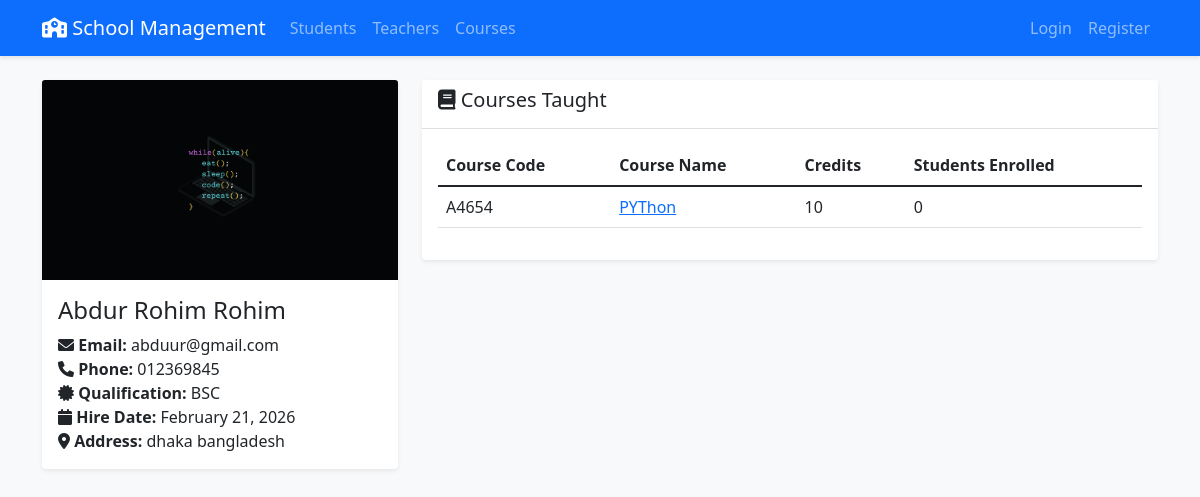
The page /teachers/1/ on the database its author committed.
### school/models.py (models this page shows, shortened)
class Teacher(models.Model):
    user = models.OneToOneField(User, on_delete=models.CASCADE, null=True, blank=True)
    first_name = models.CharField(max_length=50)
    last_name = models.CharField(max_length=50)
    email = models.EmailField(unique=True)
    phone = models.CharField(max_length=15)
    address = models.TextField()
    qualification = models.CharField(max_length=100)
    hire_date = models.DateField(auto_now_add=True)
    photo = models.ImageField(upload_to='teachers/', null=True, blank=True)

class Course(models.Model):
    name = models.CharField(max_length=100)
    code = models.CharField(max_length=10, unique=True)
    description = models.TextField()
    credits = models.IntegerField()
    teacher = models.ForeignKey(Teacher, on_delete=models.SET_NULL, null=True, related_name='courses')

### school/views.py (the view)
# urls.py: path('teachers/<int:pk>/', views.teacher_detail, name='teacher-detail'),
def teacher_detail(request, pk):
    teacher = get_object_or_404(Teacher, pk=pk)
    courses = Course.objects.filter(teacher=teacher)
    return render(request, 'school/teacher_detail.html', {'teacher': teacher, 'courses': courses})

### school/templates/school/teacher_detail.html (shortened to what this page needs)
{% extends 'school/base.html' %}
{% block content %}
<div class="row">
    <div class="col-md-4">
        <div class="card">
            {% if teacher.photo %}
            <img src="{{ teacher.photo.url }}" class="card-img-top" alt="{{ teacher.first_name }}">
            {% else %}
            <div class="text-center p-5">
                <i class="fas fa-user-tie fa-6x text-secondary"></i>
            </div>
            {% endif %}
            <div class="card-body">
                <h4 class="card-title">{{ teacher.first_name }} {{ teacher.last_name }}</h4>
                <p class="card-text">
                    <strong><i class="fas fa-envelope"></i> Email:</strong> {{ teacher.email }}<br>
                    <strong><i class="fas fa-phone"></i> Phone:</strong> {{ teacher.phone }}<br>
                    <strong><i class="fas fa-certificate"></i> Qualification:</strong> {{ teacher.qualification }}<br>
                    <strong><i class="fas fa-calendar"></i> Hire Date:</strong> {{ teacher.hire_date|date:"F d, Y" }}<br>
                    <strong><i class="fas fa-map-marker-alt"></i> Address:</strong> {{ teacher.address }}
                </p>
            </div>
        </div>
    </div>
    <div class="col-md-8">
        <div class="card">
            <div class="card-header">
                <h5><i class="fas fa-book"></i> Courses Taught</h5>
            </div>
            <div class="card-body">
                <div class="table-responsive">
                    <table class="table table-hover">
                        <thead>
                            <tr>
                                <th>Course Code</th>
                                <th>Course Name</th>
                                <th>Credits</th>
                                <th>Students Enrolled</th>
                            </tr>
                        </thead>
                        <tbody>
                            {% for course in courses %}
                            <tr>
                                <td>{{ course.code }}</td>
                                <td><a href="{% url 'course-detail' course.id %}">{{ course.name }}</a></td>
                                <td>{{ course.credits }}</td>
                                <td>{{ course.students.count }}</td>
                            </tr>
                            {% empty %}
                            <tr>
                                <td colspan="4" class="text-center text-muted">No courses assigned</td>
                            </tr>
                            {% endfor %}
                        </tbody>
                    </table>
                </div>
            </div>
        </div>
    </div>
</div>
{% endblock %}

### school/templates/school/base.html (shortened to what this page needs)
<!DOCTYPE html>
<html lang="en">
<head>
    <link href="https://cdn.jsdelivr.net/npm/bootstrap@5.1.3/dist/css/bootstrap.min.css" rel="stylesheet">
    <link rel="stylesheet" href="https://cdnjs.cloudflare.com/ajax/libs/font-awesome/6.0.0/css/all.min.css">
    {% load static %}
    <link rel="stylesheet" href="{% static 'css/style.css' %}">
</head>
<body>
    <nav class="navbar navbar-expand-lg navbar-dark bg-primary">
        <div class="container">
            <a class="navbar-brand" href="{% url 'home' %}">
                <i class="fas fa-school"></i> School Management
            </a>
            <div class="collapse navbar-collapse" id="navbarNav">
                <ul class="navbar-nav me-auto">
                    <li class="nav-item">
                        <a class="nav-link" href="{% url 'student-list' %}">Students</a>
                    </li>
                    <li class="nav-item">
                        <a class="nav-link" href="{% url 'teacher-list' %}">Teachers</a>
                    </li>
                    <li class="nav-item">
                        <a class="nav-link" href="{% url 'course-list' %}">Courses</a>
                    </li>
                </ul>
                <ul class="navbar-nav">
                    {% if user.is_authenticated %}
                    <li class="nav-item dropdown">
                        <a class="nav-link dropdown-toggle" href="#" id="navbarDropdown" role="button" data-bs-toggle="dropdown">
                            <i class="fas fa-user"></i> {{ user.username }}
                        </a>
                        <ul class="dropdown-menu dropdown-menu-end">
                            <li><a class="dropdown-item" href="{% url 'student-create' %}">Add Student</a></li>
                            <li><a class="dropdown-item" href="{% url 'teacher-create' %}">Add Teacher</a></li>
                            <li><a class="dropdown-item" href="{% url 'course-create' %}">Add Course</a></li>
                            <li><hr class="dropdown-divider"></li>
                            <li><a class="dropdown-item" href="{% url 'logout' %}">Logout</a></li>
                        </ul>
                    </li>
                    {% else %}
                    <li class="nav-item">
                        <a class="nav-link" href="{% url 'login' %}">Login</a>
                    </li>
                    <li class="nav-item">
                        <a class="nav-link" href="{% url 'register' %}">Register</a>
                    </li>
                    {% endif %}
                </ul>
            </div>
        </div>
    </nav>
    <div class="container mt-4">
        {% block content %}
        {% endblock %}
    </div>
</body>
</html>

### static/css/style.css (style rules this page uses)
body { background-color: #f8f9fa; }
.navbar { box-shadow: 0 2px 4px rgba(0,0,0,.1); }
.card { box-shadow: 0 0.125rem 0.25rem rgba(0,0,0,.075); border: none; margin-bottom: 1.5rem; }
.card-header { background-color: #fff; border-bottom: 1px solid rgba(0,0,0,.125); }
.table { background-color: #fff; border-radius: 0.25rem; }

### rows shown on the page
Teacher: photo (picture), first_name "Abdur Rohim", last_name "Rohim", email "abduur@gmail.com", phone "012369845", qualification "BSC", hire_date "February 21, 2026", address "dhaka bangladesh"
Course: code "A4654", name "PYThon", credits "10", students.count "0"
